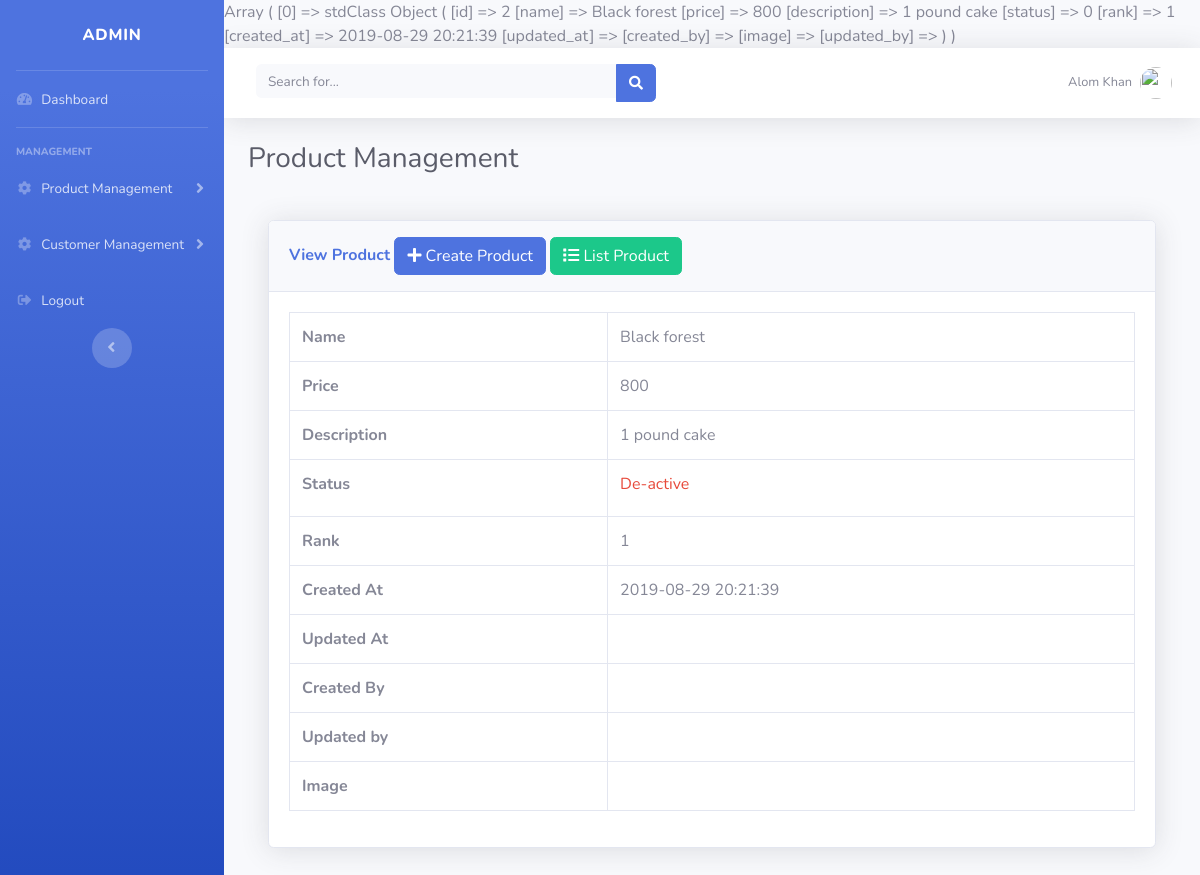
Page /admin/product_view.php?id=2 (signed in) on the committed database.
### tables this page shows
CREATE TABLE `tbl_product` (
  `id` int(11) NOT NULL,
  `name` varchar(255) NOT NULL,
  `price` int(11) NOT NULL,
  `description` text,
  `status` tinyint(1) NOT NULL DEFAULT '0',
  `rank` int(11) NOT NULL,
  `created_at` datetime DEFAULT NULL,
  `updated_at` datetime DEFAULT NULL,
  `created_by` varchar(30) DEFAULT NULL,
  `image` varchar(255) DEFAULT NULL,
  `updated_by` varchar(30) DEFAULT NULL
);

### admin/object.php (called while the page is built, shortened)
<?php
require_once "class/product.class.php";
$product = new Product();
?>

### admin/class/product.class.php (called while the page is built, shortened)
<?php
require_once "common.class.php";
class Product extends Common{
	public $id,$name,$price,$description,$rank,$status,$created_at,$updated_at,$updated_by,$created_by,$image;
	public function getProductById(){
		$sql = "select * from tbl_product where id='$this->id'";
		return $this->select($sql);
	}
}
?>

### admin/class/common.class.php (called while the page is built, shortened)
<?php
class Common{
	protected $connect;
	protected function connect(){
		$this->connect = new mysqli('localhost','root','','db_project');
	}
	function select($sql){
		$result = $this->connect->query($sql);
		$data = [];
		if($result->num_rows > 0){
			while( $row = $result->fetch_object()){
				array_push($data, $row);
			}
			return $data;
		}
	}
}
?>

### admin/product_view.php (the view, shortened to what this page needs)
<?php require_once "header.php";
$product->set('id', $_GET['id']);
$data = $product -> getProductById();
print_r($data);
 ?>
      <div id="content">
        <nav class="navbar navbar-expand navbar-light bg-white topbar mb-4 static-top shadow">
          <form class="d-none d-sm-inline-block form-inline mr-auto ml-md-3 my-2 my-md-0 mw-100 navbar-search">
            <div class="input-group">
              <input type="text" class="form-control bg-light border-0 small" placeholder="Search for..." aria-label="Search" aria-describedby="basic-addon2">
              <div class="input-group-append">
                <button class="btn btn-primary" type="button">
                  <i class="fas fa-search fa-sm"></i>
                </button>
              </div>
            </div>
          </form>
          <ul class="navbar-nav ml-auto">
            <li class="nav-item dropdown no-arrow">
              <a class="nav-link dropdown-toggle" href="#" id="userDropdown" role="button" data-toggle="dropdown" aria-haspopup="true" aria-expanded="false">
                <span class="mr-2 d-none d-lg-inline text-gray-600 small">Alom Khan</span>
                <img class="img-profile rounded-circle" src="https://source.unsplash.com/QAB-WJcbgJk/60x60">
              </a>
            </li>
          </ul>
        </nav>
        <div class="container-fluid">
          <h1 class="h3 mb-4 text-gray-800">Product Management</h1>
                <div class="card-body">
                <div class="card shadow mb-4">
            <div class="card-header py-3">
              <h6 class="m-0 font-weight-bold text-primary">View Product <a href="create_product.php" class="btn btn-primary"><i class="fas fa-plus"></i> Create Product</a>
               <a href="list_product.php" class="btn btn-success"><i class="fas fa-list"></i> List Product</a>
             </h6>
            </div>
            <div class="card-body">
              <div class="table-responsive">
                <table class="table table-bordered" width="100%" cellspacing="0">
                 <tr>
                   <th>Name</th>
                   <td><?php echo $data[0]-> name; ?></td>
                 </tr>
                 <tr>
                   <th>Price</th>
                   <td><?php echo $data[0]-> price; ?></td>
                 </tr>
                 <tr>
                   <th>Description</th>
                   <td><?php echo $data[0]-> description; ?></td>
                 </tr>
                 <tr>
                   <th>Status</th>
                   <td><?php if($data[0]-> status == 1){?>
                          <label class="text-success">Active</label>
                        <?php } else { ?>
                          <label class="text-danger">De-active</label>
                        <?php } ?></td>
                 </tr>
                 <tr>
                   <th>Rank</th>
                   <td><?php echo $data[0]-> rank; ?></td>
                 </tr>
                 <tr>
                   <th>Created At</th>
                   <td><?php echo $data[0]-> created_at; ?></td>
                 </tr>
                 <tr>
                   <th>Updated At</th>
                   <td><?php echo $data[0]-> updated_at; ?></td>
                 </tr>
                 <tr>
                   <th>Created By</th>
                   <td><?php echo $data[0]-> created_by; ?></td>
                 </tr>
                 <tr>
                   <th>Updated by</th>
                   <td><?php echo $data[0]-> updated_by; ?></td>
                 </tr>
                 <tr>
                   <th>Image</th>
                   <td><?php echo $data[0]-> image; ?></td>
                 </tr>
                </table>
              </div>
            </div>
          </div>
                </div>
              </div>
        </div>
      </div>
    <?php require_once "footer.php"; ?>

### rows in the picture
tbl_product: name "Black forest", price "800", description "1 pound cake", rank "1", created_at "2019-08-29 20:21:39"
